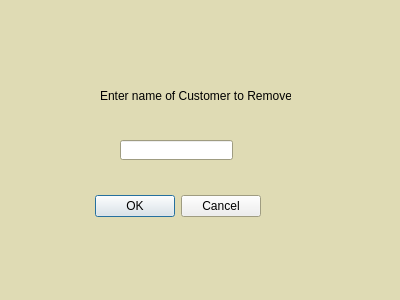
<?xml version="1.0" encoding="UTF-8"?>
<ui version="4.0">
 <class>deleteMem</class>
 <widget class="QDialog" name="deleteMem">
  <property name="geometry">
   <rect>
    <x>0</x>
    <y>0</y>
    <width>400</width>
    <height>300</height>
   </rect>
  </property>
  <property name="palette">
   <palette>
    <active>
     <colorrole role="Base">
      <brush brushstyle="SolidPattern">
       <color alpha="255">
        <red>255</red>
        <green>255</green>
        <blue>255</blue>
       </color>
      </brush>
     </colorrole>
     <colorrole role="Window">
      <brush brushstyle="SolidPattern">
       <color alpha="255">
        <red>223</red>
        <green>219</green>
        <blue>180</blue>
       </color>
      </brush>
     </colorrole>
    </active>
    <inactive>
     <colorrole role="Base">
      <brush brushstyle="SolidPattern">
       <color alpha="255">
        <red>255</red>
        <green>255</green>
        <blue>255</blue>
       </color>
      </brush>
     </colorrole>
     <colorrole role="Window">
      <brush brushstyle="SolidPattern">
       <color alpha="255">
        <red>223</red>
        <green>219</green>
        <blue>180</blue>
       </color>
      </brush>
     </colorrole>
    </inactive>
    <disabled>
     <colorrole role="Base">
      <brush brushstyle="SolidPattern">
       <color alpha="255">
        <red>223</red>
        <green>219</green>
        <blue>180</blue>
       </color>
      </brush>
     </colorrole>
     <colorrole role="Window">
      <brush brushstyle="SolidPattern">
       <color alpha="255">
        <red>223</red>
        <green>219</green>
        <blue>180</blue>
       </color>
      </brush>
     </colorrole>
    </disabled>
   </palette>
  </property>
  <property name="windowTitle">
   <string>Dialog</string>
  </property>
  <widget class="QDialogButtonBox" name="buttonBox">
   <property name="geometry">
    <rect>
     <x>-80</x>
     <y>190</y>
     <width>341</width>
     <height>32</height>
    </rect>
   </property>
   <property name="orientation">
    <enum>Qt::Horizontal</enum>
   </property>
   <property name="standardButtons">
    <set>QDialogButtonBox::Cancel|QDialogButtonBox::Ok</set>
   </property>
  </widget>
  <widget class="QLabel" name="label">
   <property name="geometry">
    <rect>
     <x>100</x>
     <y>80</y>
     <width>191</width>
     <height>31</height>
    </rect>
   </property>
   <property name="text">
    <string>Enter name of Customer to Remove</string>
   </property>
  </widget>
  <widget class="QLineEdit" name="nameInput">
   <property name="geometry">
    <rect>
     <x>120</x>
     <y>140</y>
     <width>113</width>
     <height>20</height>
    </rect>
   </property>
  </widget>
  <widget class="QLabel" name="label_3">
   <property name="geometry">
    <rect>
     <x>0</x>
     <y>230</y>
     <width>71</width>
     <height>81</height>
    </rect>
   </property>
   <property name="text">
    <string/>
   </property>
   <property name="pixmap">
    <pixmap>../../Desktop/TeamDirtSolo.png</pixmap>
   </property>
   <property name="scaledContents">
    <bool>true</bool>
   </property>
  </widget>
 </widget>
 <resources/>
 <connections>
  <connection>
   <sender>buttonBox</sender>
   <signal>accepted()</signal>
   <receiver>deleteMem</receiver>
   <slot>accept()</slot>
   <hints>
    <hint type="sourcelabel">
     <x>248</x>
     <y>254</y>
    </hint>
    <hint type="destinationlabel">
     <x>157</x>
     <y>274</y>
    </hint>
   </hints>
  </connection>
  <connection>
   <sender>buttonBox</sender>
   <signal>rejected()</signal>
   <receiver>deleteMem</receiver>
   <slot>reject()</slot>
   <hints>
    <hint type="sourcelabel">
     <x>316</x>
     <y>260</y>
    </hint>
    <hint type="destinationlabel">
     <x>286</x>
     <y>274</y>
    </hint>
   </hints>
  </connection>
 </connections>
</ui>
